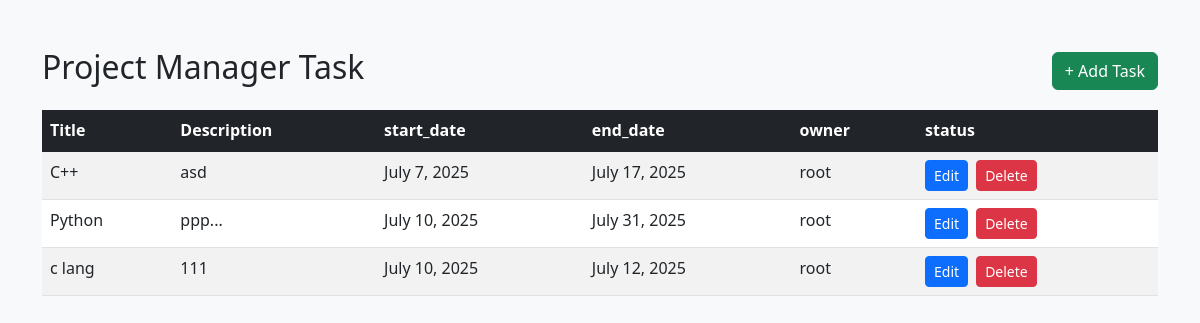
/projects/, run on the app's committed database.
### pracapp/models.py (models this page shows, shortened)
class Project(models.Model):
    title = models.CharField(max_length=255)
    description = models.TextField()
    start_date = models.DateField()
    end_date = models.DateField()
    owner = models.ForeignKey(User, on_delete=models.CASCADE)

### pracapp/views.py (the view)
# urls.py: path('projects/', views.project_manager, name='project_manager'),
def project_manager(request):
    projects = Project.objects.all()
    return render(request, 'base.html', {'users': projects})

### templates/base.html (shortened to what this page needs)
{% load static %}
<!DOCTYPE html>
<html>
<head>
    <link href="https://cdn.jsdelivr.net/npm/bootstrap@5.3.0/dist/css/bootstrap.min.css" rel="stylesheet">
</head>
<body class="bg-light">
    <div class="container mt-5">
        <div class="d-flex justify-content-between align-items-center mb-3">
    <h2>Project Manager Task</h2>
    <a href="{% url 'add_task' %}" class="btn btn-success">+ Add Task</a>
</div>
        <table class="table table-striped">
            <thead class="table-dark">
                <tr>
                    <th scope="col">Title</th>
                    <th scope="col">Description</th>
                    <th scope="col">start_date</th>
                    <th scope="col">end_date</th>
                    <th scope="col">owner</th>
                     <th scope="col">status</th>
                </tr>
            </thead>
            <tbody class="table-group-divider">
                {% for user in users %}
                <tr>
                    <td>{{ user.title }}</td>
                    <td>{{ user.description }}</td>
                    <td>{{ user.start_date }}</td>
                    <td>{{ user.end_date }}</td>
                    <td>{{ user.owner }}</td>
                    <td>
                        <div class="d-flex gap-2">
                            <form action="{% url 'edit' user.id %}" method="GET">
                                <button type="submit" class="btn btn-sm btn-primary">Edit</button>
                            </form>
                            <form action="{% url 'delete' user.id %}" method="POST">
                                <button type="submit" class="btn btn-sm btn-danger">Delete</button>
                            </form>
                        </div>
                    </td>
                </tr>
                {% empty %}
                <tr>
                    <td colspan="5" class="text-center">No users found.</td>
                </tr>
                {% endfor %}
            </tbody>
        </table>
    </div>
</body>
</html>

### data on the page
Project: title "C++", description "asd", start_date "July 7, 2025", end_date "July 17, 2025", owner "root"
Project: title "Python", description "ppp...", start_date "July 10, 2025", end_date "July 31, 2025", owner "root"
Project: title "c lang", description "111", start_date "July 10, 2025", end_date "July 12, 2025", owner "root"
